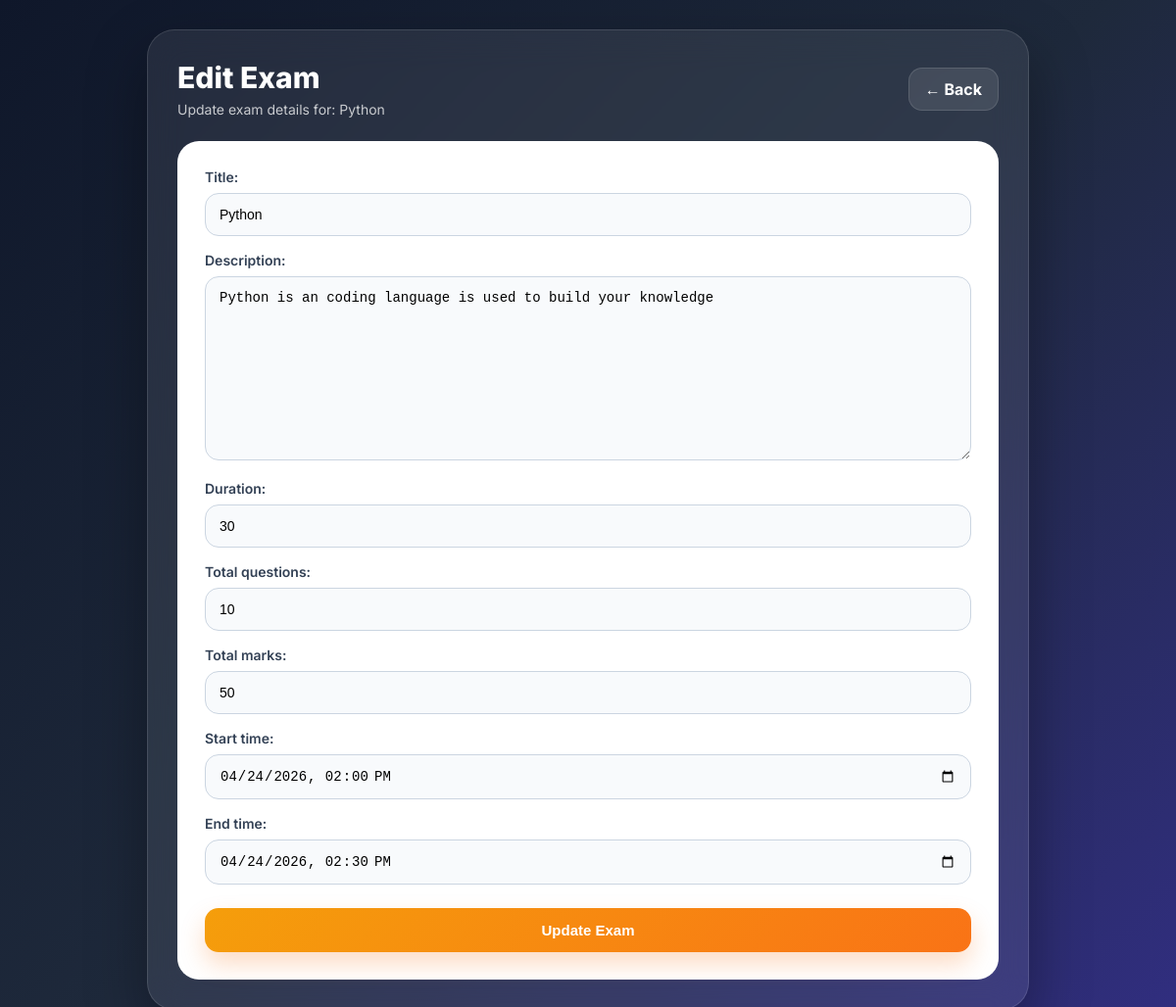
Screenshot of /edit-exam/1/ (signed in) with the database file from the repository.
### public_exam/models.py (models this page shows, shortened)
class PublicExam(models.Model):
    examiner = models.ForeignKey(Examiner, on_delete=models.CASCADE)
    title = models.CharField(max_length=200)
    description = models.TextField(blank=True, null=True)
    duration = models.PositiveIntegerField(default=30)
    total_questions = models.IntegerField(default=0)
    total_marks = models.IntegerField(default=0)
    start_time = models.DateTimeField()
    end_time = models.DateTimeField()
    is_published = models.BooleanField(default=False)
    exam_code = models.CharField(max_length=20, unique=True, blank=True)
    created_at = models.DateTimeField(auto_now_add=True)

### public_exam/views.py (the view)
# urls.py: path('edit-exam/<int:pk>/', views.edit_exam, name='edit-exam'),
@login_required(login_url='/examiner/login/')
@user_passes_test(is_examiner, login_url='/examiner/login/')
def edit_exam(request, pk):
    examiner = Examiner.objects.get(user=request.user)
    exam = get_object_or_404(PublicExam, id=pk, examiner=examiner)
    if request.method == 'POST':
        form = PublicExamForm(request.POST, instance=exam)
        if form.is_valid():
            form.save()
            return redirect('examiner-dashboard')
    else:
        form = PublicExamForm(instance=exam)
    return render(request, 'public_exam/edit_exam.html', {
        'form': form,
        'exam': exam
    })

### public_exam/forms.py
class PublicExamForm(forms.ModelForm):
    class Meta:
        model = PublicExam
        fields = [
            'title', 'description', 'duration',
            'total_questions', 'total_marks',
            'start_time', 'end_time'
        ]
        widgets = {
            'start_time': forms.DateTimeInput(
                attrs={'type': 'datetime-local'},
                format='%Y-%m-%dT%H:%M'
            ),
            'end_time': forms.DateTimeInput(
                attrs={'type': 'datetime-local'},
                format='%Y-%m-%dT%H:%M'
            ),
        }
    def __init__(self, *args, **kwargs):
        super().__init__(*args, **kwargs)
        self.fields['start_time'].input_formats = ['%Y-%m-%dT%H:%M']
        self.fields['end_time'].input_formats = ['%Y-%m-%dT%H:%M']
        if self.instance and self.instance.pk:
            if self.instance.start_time:
                self.initial['start_time'] = timezone.localtime(self.instance.start_time).strftime('%Y-%m-%dT%H:%M')
            if self.instance.end_time:
                self.initial['end_time'] = timezone.localtime(self.instance.end_time).strftime('%Y-%m-%dT%H:%M')

### public_exam/views.py (called while the page is built)
def is_examiner(user):
    return user.groups.filter(name='EXAMINER').exists()

### templates/public_exam/edit_exam.html (shortened to what this page needs)
<!DOCTYPE html>
<html lang="en">
<head>
</head>
<body>
<div class="container">
    <div class="top">
        <div class="title">
            <h2>Edit Exam</h2>
            <p>Update exam details for: {{ exam.title }}</p>
        </div>
        <a href="/dashboard/" class="back-btn">← Back</a>
    </div>
    <div class="form-box">
        <form method="POST">
            {{ form.as_p }}
            <button type="submit" class="submit-btn">Update Exam</button>
        </form>
    </div>
</div>
</body>
</html>

### templates/public_exam/edit_exam.html (style rules this page uses)
* { margin:0; padding:0; box-sizing:border-box; }
body { font-family:'Inter',sans-serif; min-height:100vh; background:linear-gradient(135deg,#0f172a,#1e293b,#312e81); display:flex; align-items:center; justify-content:center; padding:30px 15px; }
.container { width:100%; max-width:900px; background:rgba(255,255,255,0.08); border:1px solid rgba(255,255,255,0.12); border-radius:28px; backdrop-filter:blur(18px); box-shadow:0 25px 60px rgba(0,0,0,0.35); padding:30px; }
.top { display:flex; justify-content:space-between; align-items:center; margin-bottom:24px; flex-wrap:wrap; gap:15px; }
.title h2 { color:white; font-size:30px; font-weight:800; margin-bottom:6px; }
.title p { color:rgba(255,255,255,0.75); font-size:14px; }
.back-btn { padding:11px 16px; border-radius:14px; background:rgba(255,255,255,0.1); color:white; text-decoration:none; font-weight:700; border:1px solid rgba(255,255,255,0.12); }
.form-box { background:white; border-radius:22px; padding:28px; }
form p { margin-bottom:16px; }
form label { display:block; margin-bottom:8px; color:#334155; font-size:14px; font-weight:600; }
form input, form textarea, form select { width:100%; padding:13px 14px; border:1px solid #cbd5e1; border-radius:14px; outline:none; font-size:14px; background:#f8fafc; }
.submit-btn { width:100%; padding:14px; border:none; border-radius:14px; background:linear-gradient(135deg,#f59e0b,#f97316); color:white; font-size:15px; font-weight:800; cursor:pointer; margin-top:8px; box-shadow:0 12px 24px rgba(249,115,22,0.25); }

### rows the page displays
PublicExam: title "Python", description "Python is an coding language is used to build your knowledge", duration "30", total_questions "10", total_marks "50", start_time "04/24/2026 14:00", end_time "04/24/2026 14:30"
